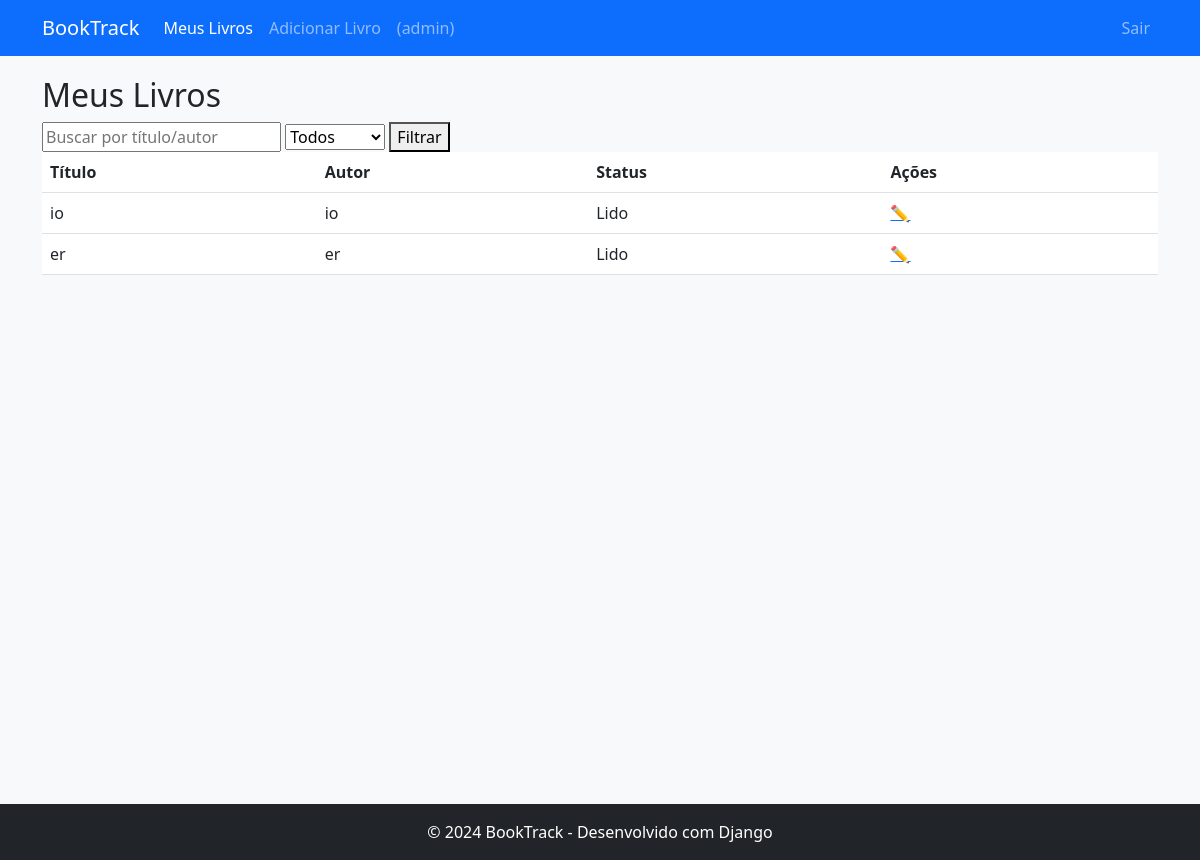
Before: / (signed in) with the older database file.
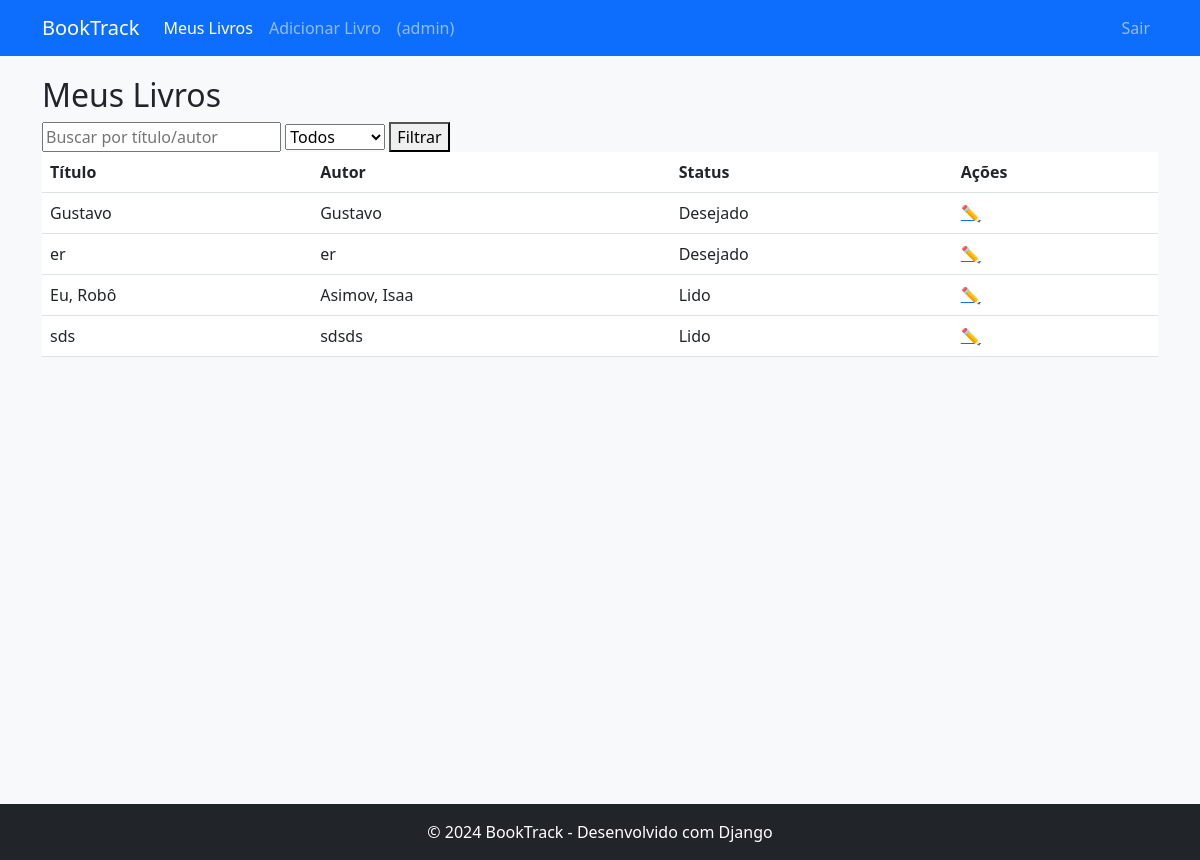
After: the same page with the newer database file.
### books/models.py (models this page shows, shortened)
class Book(models.Model):
    STATUS_CHOICES = [('Lido', 'Lido'), ('Desejado', 'Desejado')]
    user = models.ForeignKey(User, on_delete=models.CASCADE)
    title = models.CharField(max_length=200)
    author = models.CharField(max_length=100)
    status = models.CharField(max_length=10, choices=STATUS_CHOICES)
    rating = models.IntegerField(blank=True, null=True)  # Opcional para fase 2
    created_at = models.DateTimeField(auto_now_add=True)
    class Meta:
        unique_together = ['user', 'title', 'author']  # Evita duplicatas

### books/views.py (the view)
# urls.py: path('', BookListView.as_view(), name='book_list'),
class BookListView(LoginRequiredMixin, ListView):
    model = Book
    template_name = 'books/list.html'
    context_object_name = 'books'
    def get_queryset(self):
        queryset = super().get_queryset()
        queryset = queryset.filter(user=self.request.user)
        search_query = self.request.GET.get('q')
        status_filter = self.request.GET.get('status')
        if search_query:
            queryset = queryset.filter(
                Q(title__icontains=search_query) |
                Q(author__icontains=search_query)
            )
        if status_filter:
            queryset = queryset.filter(status=status_filter)
        return queryset

### books/templates/books/list.html (shortened to what this page needs)
{% extends 'base.html' %}
{% block content %}
<h2>Meus Livros</h2>
<form method="get" action="{% url 'book_list' %}">
    <input type="text" name="q" placeholder="Buscar por título/autor">
    <select name="status">
        <option value="">Todos</option>
    </select>
    <button type="submit">Filtrar</button>
</form>
<table class="table">
    <th>Título</th>
    <th>Autor</th>
    <th>Status</th>
    <th>Ações</th>
    {% for book in books %}
    <tr>
        <td>{{ book.title }}</td>
        <td>{{ book.author }}</td>
        <td>{{ book.status }}</td>
        <td><a href="{% url 'book_edit' book.pk %}">✏️</a></td>
    </tr>
    {% endfor %}
</table>
{% endblock %}

### books/templates/base.html (shortened to what this page needs)
<!DOCTYPE html>
<html lang="pt-br">
<head>
    <link href="https://cdn.jsdelivr.net/npm/bootstrap@5.3.0/dist/css/bootstrap.min.css" rel="stylesheet">
</head>
<body class="bg-light">
    <nav class="navbar navbar-expand-lg navbar-dark bg-primary">
        <div class="container">
            <a class="navbar-brand" href="{% url 'book_list' %}">BookTrack</a>
            <div class="collapse navbar-collapse" id="navbarNav">
                <ul class="navbar-nav me-auto">
                    <li class="nav-item">
                        <a class="nav-link {% if request.path == '/' %}active{% endif %}"
                           href="{% url 'book_list' %}">Meus Livros</a>
                    </li>
                    <li class="nav-item">
                        <a class="nav-link {% if 'add' in request.path %}active{% endif %}"
                           href="{% url 'book_create' %}">Adicionar Livro</a>
                    </li>
                    {% if user.is_authenticated  %}
                        <li class="nav-item">
                            <a class="nav-link">({{ user.username  }})</a>
                        </li>
                    {% endif %}
                </ul>
                <ul class="navbar-nav">
                    {% if user.is_authenticated %}
                        <li class="nav-item">
                            <form method="post" action="{% url 'logout' %}">
                                <button class="nav-link" type="submit">Sair</button>
                            </form>
                        </li>
                    {% else %}
                        <li class="nav-item">
                            <a class="nav-link" href="{% url 'login' %}">Entrar</a>
                        </li>
                    {% endif %}
                </ul>
            </div>
        </div>
    </nav>
    <div class="container main-container">
        {% block content %}{% endblock %}
    </div>
    <footer class="bg-dark text-white mt-5 py-3">
        <div class="container text-center">
            <span>© 2024 BookTrack - Desenvolvido com Django</span>
        </div>
    </footer>
</body>
</html>

### books/templates/base.html (style rules this page uses)
.main-container { margin-top: 20px; min-height: calc(100vh - 120px); }

Changed rows visible on the page:
changed Book: title "io" → "Gustavo"; author "io" → "Gustavo"; status "Lido" → "Desejado"
changed Book "er": status "Lido" → "Desejado"
added Book: title "Eu, Robô", author "Asimov, Isaa", status "Lido"
added Book: title "sds", author "sdsds", status "Lido"
